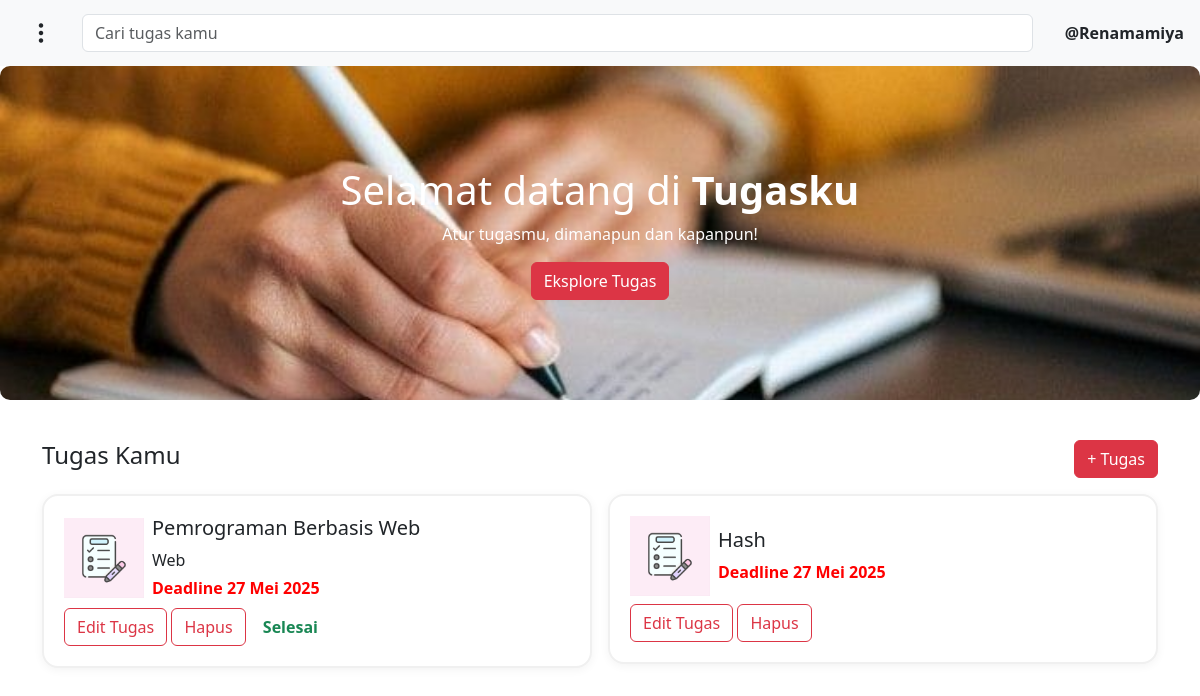
Page /index.php (signed in) on the committed database.
### tables this page shows
CREATE TABLE `tugas` (
  `id_tugas` int(11) NOT NULL,
  `id_user` int(11) NOT NULL,
  `judul` varchar(100) NOT NULL,
  `deskripsi` text NOT NULL,
  `status` enum('Belum Selesai','Selesai') NOT NULL DEFAULT 'Belum Selesai',
  `tenggat_waktu` datetime NOT NULL,
  `dibuat_pada` datetime NOT NULL DEFAULT current_timestamp()
);

### functions.php (called while the page is built, shortened)
<?php
function formatTanggalIndo($tanggal) {
    $bulanIndo = [1 => 'Januari', 2 => 'Februari', 3 => 'Maret', 4 => 'April', 5 => 'Mei',
                  6 => 'Juni', 7 => 'Juli', 8 => 'Agustus', 9 => 'September',
                  10 => 'Oktober', 11 => 'November', 12 => 'Desember'];
    $tanggal = explode(' ', $tanggal)[0];
    $pecah = explode('-', $tanggal);
    $tahun = $pecah[0];
    $bulan = (int)$pecah[1];
    $hari = $pecah[2];
    return $hari . ' ' . $bulanIndo[$bulan] . ' ' . $tahun;
}
function slugify($text) {
    $text = strtolower(trim($text));
    $text = preg_replace('/[^a-z0-9]+/', '-', $text);
    return trim($text, '-');
}
?>

### index.php (the view, shortened to what this page needs)
<?php
  include 'functions.php';
  $id_user = $_SESSION['id_user'];
  $result = mysqli_query($conn, "SELECT * FROM tugas WHERE id_user = $id_user ORDER BY tenggat_waktu ASC LIMIT 2");
  $tugas = [];
  while ($row = mysqli_fetch_assoc($result)) {
      $tugas[] = $row;
  }
?>
<!DOCTYPE html>
<html lang="id">
<head>
  <link href="https://cdn.jsdelivr.net/npm/bootstrap@5.3.3/dist/css/bootstrap.min.css" rel="stylesheet">
  <link href="https://cdn.jsdelivr.net/npm/bootstrap-icons@1.10.5/font/bootstrap-icons.css" rel="stylesheet">
  <link rel="stylesheet" href="style.css">
</head>
<body>
  <nav class="navbar navbar-expand-lg bg-light px-3">
    <button class="btn text-dark me-3" type="button" data-bs-toggle="offcanvas" data-bs-target="#sidebarMenu">
      <i class="bi bi-three-dots-vertical fs-4"></i>
    </button>
    <form class="d-flex flex-grow-1">
      <input class="form-control me-2" type="search" placeholder="Cari tugas kamu" aria-label="Search" id="searchInput">
    </form>
    <div class="d-flex align-items-center ms-3">
      <span class="ms-2"><b>@<?= $_SESSION['username'] ?></b></span>
    </div>
  </nav>
  <section class="banner">
    <h1>Selamat datang di <strong>Tugasku</strong></h1>
    <p>Atur tugasmu, dimanapun dan kapanpun!</p>
    <a href="daftartugas.php" class="btn btn-danger">Eksplore Tugas</a>
  </section>
  <div class="container mb-5">
    <div class="d-flex justify-content-between align-items-center mb-3">
      <h4>Tugas Kamu</h4>
      <a href="tambahtugas.php" class="btn btn-danger">+ Tugas</a>
    </div>
  <div class="row g-3">
    <?php if (!empty($tugas)): ?>
      <?php foreach ($tugas as $tugas):
        $slug = slugify($tugas['judul']);
        $url = "rinciantugas.php?id={$tugas['id_tugas']}&judul={$slug}";
      ?>
        <div class="col-md-6 tugas-item">
          <div class="task-card tugas-item">
            <div class="d-flex align-items-center mb-2">
              <img src="Icon.jpeg" alt="Icon" width="80" class="me-2">
              <div>
                <h5>
                  <a href="<?= $url ?>" class="text-decoration-none text-dark">
                    <?= htmlspecialchars($tugas['judul']) ?>
                  </a>
                </h5>
                <p class="mb-1"><?= htmlspecialchars($tugas['deskripsi']) ?></p>
                <span class="deadline">Deadline <?= formatTanggalIndo($tugas['tenggat_waktu']) ?></span>
              </div>
            </div>
            <a href="edittugas.php?id_tugas=<?= $tugas['id_tugas'] ?>" class="btn btn-outline-danger">Edit Tugas</a>
            <a href="#" class="btn btn-outline-danger" onclick="hapus(<?= $tugas['id_tugas'] ?>); return false;">Hapus</a>
            <?php if ($tugas['status'] === 'Selesai'): ?>
              <span class="btn disable" style="color: #198754"><b>Selesai</b></span>
            <?php endif; ?>
          </div>
        </div>
      <?php endforeach; ?>
    <?php else: ?>
      <p class="text-muted">Belum ada tugas. Tambahkan tugas baru!</p>
    <?php endif; ?>
    </div>
  </div>
</body>
</html>

### style.css (style rules this page uses)
.banner { background-image: url("bg.jpg"); background-size: cover; background-position: center; color: white; padding: 100px 20px; text-align: center; border-radius: 10px; margin-bottom: 40px; }
.task-card { border: 2px solid #f0f0f0; border-radius: 16px; padding: 20px; background-color: #fff; box-shadow: 0 2px 10px rgba(0, 0, 0, 0.05); }
.deadline { color: red; font-weight: 600; }

### rows in the picture
tugas: judul "Pemrograman Berbasis Web", deskripsi "Web", tenggat_waktu "27 Mei 2025", status "Selesai"
tugas: judul "Hash", tenggat_waktu "27 Mei 2025"

### other values in the picture
$_SESSION['username'] "Renamamiya"
